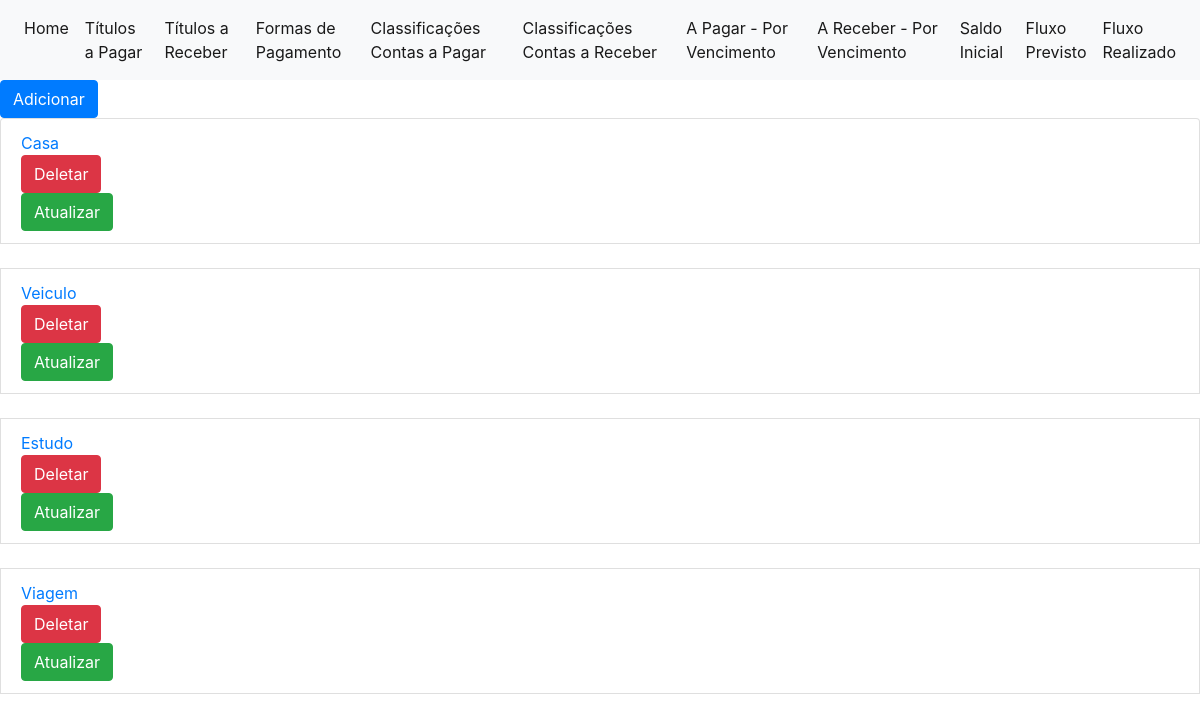
Page /classificacaopagar/classificacoespagar/ on the committed database.
### fluxocaixa/models.py (models this page shows, shortened)
class ClassificacaoPagar(models.Model):
    descricao = models.CharField(max_length=30)
    objects = ClassificacaoManager()

### fluxocaixa/views/vclassificacaopagar.py (the view)
# urls.py: path('classificacaopagar/classificacoespagar/', vclassificacaopagar.classificacoespagar, name='classificacoespagar'),
def classificacoespagar(request):
    db_lista = ClassificacaoPagar.objects.todos().values()
    payload = { 'lista' : list(db_lista) }
    template = loader.get_template('classificacaopagar/listar.html')
    return HttpResponse(template.render(payload, request))

### fluxocaixa/models.py (called while the page is built)
    def todos(self):
        result = self.all()
        return result

### fluxocaixa/templates/classificacaopagar/listar.html
{% extends 'base.html' %}
{% block content %}
	{% if lista %}
        <a class="btn btn-primary" href="{% url 'nova_classificacaopagar' %}">Adicionar</a>
        <ul class="list-group">
		{% for i in lista %}
			<li class="list-group-item list-group-item-action">
                <a href="/fluxo/classificacaopagar/{{ i.id }}">{{ i.descricao }} </a>
                <br />
                <a class="btn btn-danger" href="/fluxo/classificacaopagar/deletar/{{ i.id }}">Deletar</a>
                <br />
                <a class="btn btn-success" href="/fluxo/classificacaopagar/atualizar/{{ i.id }}">Atualizar</a>
            </li>
            <br />
		{% endfor %}
        </ul>
	{% else %}
		<p>Nenhum item localizado para exibição.</p>
    {% endif %}
{% endblock %}

### rows in the picture
ClassificacaoPagar: descricao "Casa"
ClassificacaoPagar: descricao "Veiculo"
ClassificacaoPagar: descricao "Estudo"
ClassificacaoPagar: descricao "Viagem"
